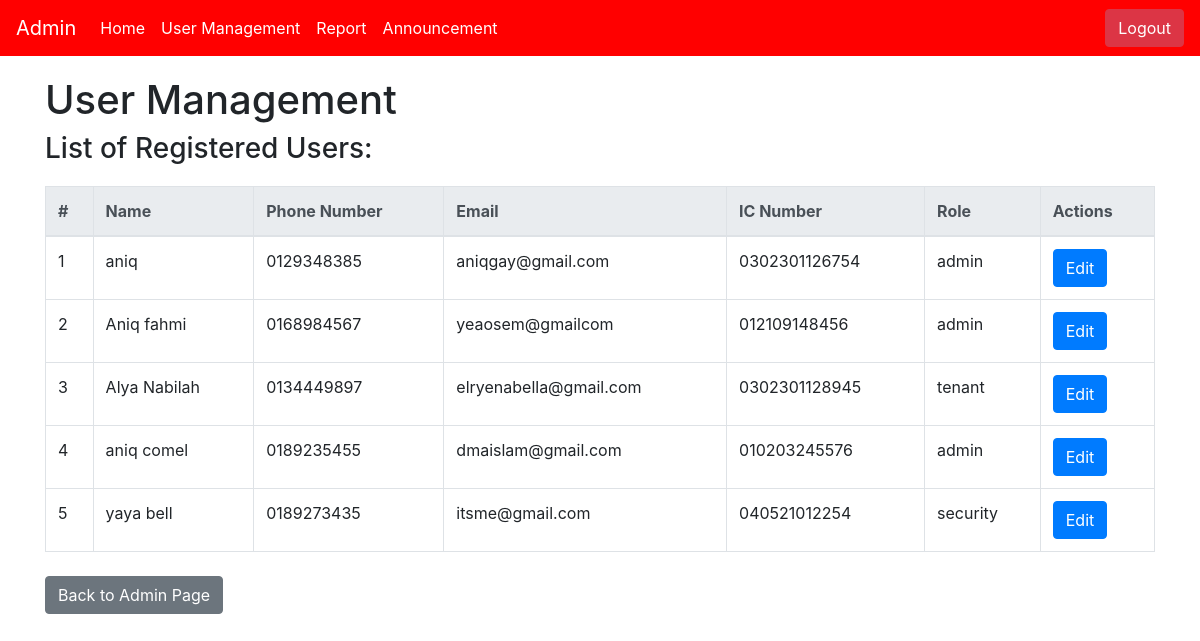
Before: /user_management with the older database file.
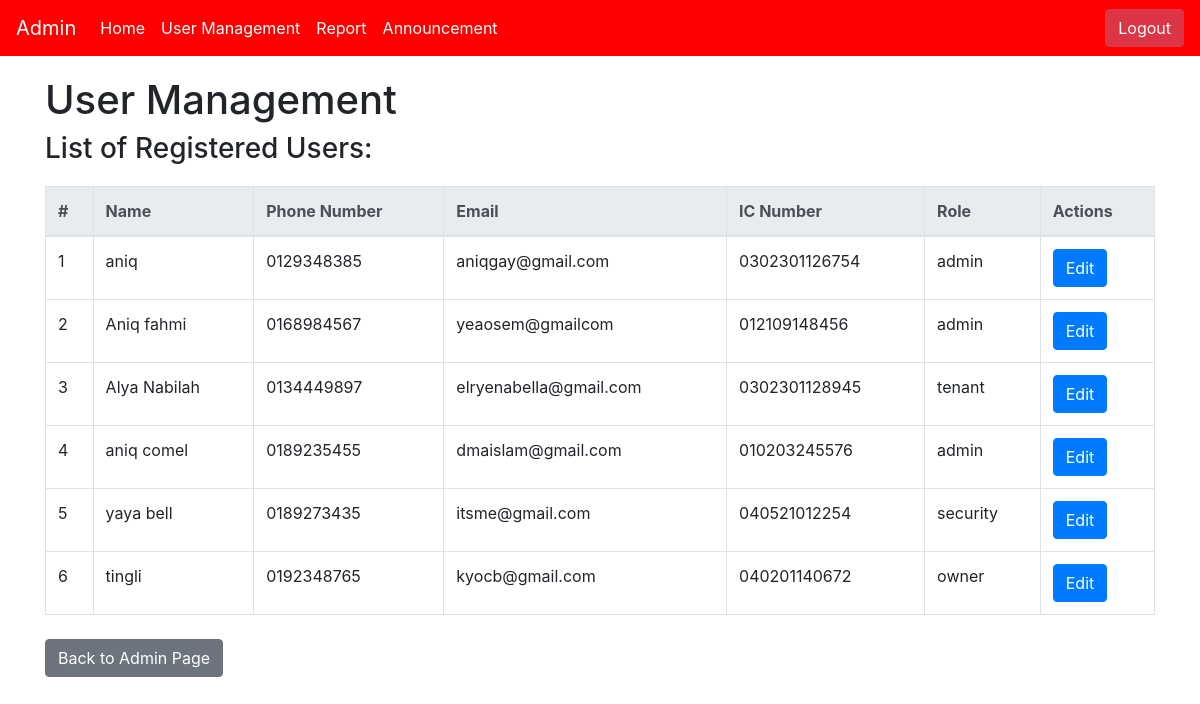
After: the same page with the newer database file.
### app.py (models this page shows)
class User(db.Model):
    __tablename__ = 'users'
    id = db.Column(db.Integer, primary_key=True)
    name = db.Column(db.String(100), nullable=False)
    phone_number = db.Column(db.String(20), nullable=False, unique=True)
    email = db.Column(db.String(120), nullable=False, unique=True)
    ic_number = db.Column(db.String(20), nullable=False, unique=True)
    password = db.Column(db.String(60), nullable=False)
    role = db.Column(db.String(10), nullable=False)
    qr_code = db.Column(db.String(255))

### app.py (the view)
@app.route('/user_management')
def user_management():
    users = User.query.all()
    return render_template('user_management.html', users=users)

### templates/user_management.html (shortened to what this page needs)
<!DOCTYPE html>
<html lang="en">
<head>
    <link rel="stylesheet" href="https://cdn.jsdelivr.net/npm/bootstrap@4.3.1/dist/css/bootstrap.min.css">
</head>
<body>
    <nav class="navbar navbar-expand-lg navbar-light" style="background-color: #FF0000; color: white;">
        <a class="navbar-brand" href="#" style="color: white;">Admin</a>
        <div class="collapse navbar-collapse" id="navbarNav">
          <ul class="navbar-nav">
            <li class="nav-item active">
              <a class="nav-link" href="#" style="color: white;">Home <span class="sr-only">(current)</span></a>
            </li>
            <li class="nav-item">
              <a class="nav-link" href="{{ url_for('user_management') }}" style="color: white;">User Management</a>
            </li>
            <li class="nav-item">
              <a class="nav-link" href="{{ url_for('view_incident_reports') }}" style="color: white;">Report</a>
            </li>
            <li class="nav-item">
              <a class="nav-link" href="{{ url_for('view_announcements') }}" style="color: white;">Announcement</a>
          </li>
          </ul>
        </div>
        <form class="form-inline my-2 my-lg-0 ml-auto" action="{{ url_for('logout') }}" method="post">
          <button type="submit" class="btn btn-danger">Logout</button>
        </form>
    </nav>
    <div class="container">
        <h1>User Management</h1>
        <div>
            <h3>List of Registered Users:</h3>
            <table class="table table-bordered">
                <thead class="thead-light">
                    <tr>
                        <th>#</th>
                        <th>Name</th>
                        <th>Phone Number</th>
                        <th>Email</th>
                        <th>IC Number</th>
                        <th>Role</th>
                        <th>Actions</th>
                    </tr>
                </thead>
                <tbody>
                    {% for user in users %}
                    <tr>
                        <td>{{ user.id }}</td>
                        <td>{{ user.name }}</td>
                        <td>{{ user.phone_number }}</td>
                        <td>{{ user.email }}</td>
                        <td>{{ user.ic_number }}</td>
                        <td>{{ user.role }}</td>
                        <td>
                            <a href="{{ url_for('edit_user', user_id=user.id) }}" class="btn btn-primary">Edit</a>
                        </td>
                    </tr>
                    {% endfor %}
                </tbody>
            </table>
        </div>
    </div>
    <div class="container mt-4">
        <a href="{{ url_for('admin_page') }}" class="btn btn-secondary">Back to Admin Page</a>
    </div>
</body>
</html>

### templates/user_management.html (style rules this page uses)
.container { margin-top: 20px; }
.table { margin-top: 20px; }
th, td { padding: 8px; }

Changed rows visible on the page:
added User: id "6", name "tingli", phone_number "0192348765", email "kyocb@gmail.com", ic_number "040201140672", role "owner"
